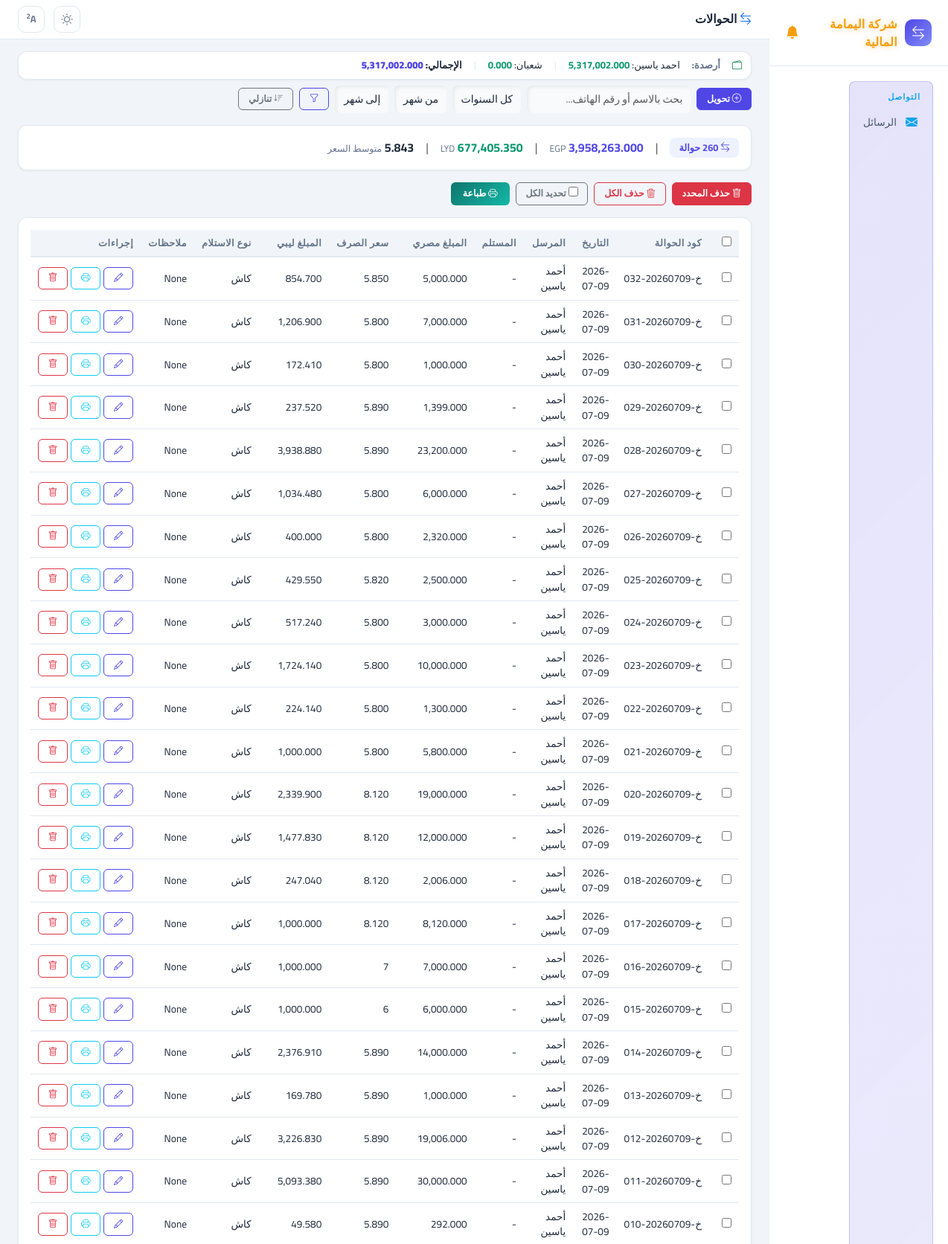
Screenshot of /transactions/ (upper part) with the database file from the repository.
### access_app/models.py (models this page shows, shortened)
class ClientBalance(models.Model):
    name = models.CharField(max_length=200, verbose_name="الاسم")
    phone = models.CharField(max_length=20, verbose_name="رقم الهاتف", blank=True, null=True)
    egp_balance = models.FloatField(verbose_name="الرصيد المصري", default=0)
    lyd_balance = models.FloatField(verbose_name="الرصيد الليبي", default=0)
    last_updated = models.DateTimeField(verbose_name="آخر تحديث", auto_now=True)
    class Meta:
        verbose_name = "رصيد عميل"
        verbose_name_plural = "أرصدة العملاء"

class Database(models.Model):
    transfered_amount = models.FloatField(verbose_name="المبلغ المحول", null=True, blank=True)
    date = models.DateField(verbose_name="التاريخ", null=True, blank=True)
    time = models.TimeField(verbose_name="الوقت", null=True, blank=True)
    office_name = models.ForeignKey(OfficeName, on_delete=models.SET_NULL, null=True, blank=True, verbose_name="اسم المكتب")
    order_number = models.CharField(max_length=200, verbose_name="رقم الطلب", null=True, blank=True)
    order_type = models.ForeignKey(OrderType, on_delete=models.SET_NULL, null=True, blank=True, verbose_name="نوع الطلب")
    sender_name = models.CharField(max_length=200, verbose_name="اسم المرسل", null=True, blank=True)
    sender_tele = models.CharField(max_length=200, verbose_name="هاتف المرسل", null=True, blank=True)
    receiver_region = models.CharField(max_length=200, verbose_name="منطقة المستلم", null=True, blank=True)
    transfer_type = models.ForeignKey(TransferType, on_delete=models.SET_NULL, null=True, blank=True, verbose_name="نوع التحويل")
    transfer_amount = models.FloatField(verbose_name="مبلغ التحويل", null=True, blank=True)
    exchange_rate = models.FloatField(verbose_name="سعر الصرف", null=True, blank=True)
    remarks = models.TextField(verbose_name="ملاحظات", null=True, blank=True)
    receiver_name = models.CharField(max_length=200, verbose_name="اسم المستلم", null=True, blank=True)
    receiver_tele = models.CharField(max_length=200, verbose_name="هاتف المستلم", null=True, blank=True)
    from_source = models.ForeignKey(FromSource, on_delete=models.SET_NULL, null=True, blank=True, verbose_name="من")
    class Meta:
        verbose_name = "عملية"
        verbose_name_plural = "العمليات"

class TransferType(models.Model):
    Transfer_type = models.CharField(max_length=200, verbose_name="نوع التحويل")
    class Meta:
        verbose_name = "نوع تحويل"
        verbose_name_plural = "أنواع التحويل"

### access_app/views.py (the view, shortened to what this page needs)
# urls.py: path('transactions/', views.transactions, name='transactions'),
def transactions(request):
    order = request.GET.get("order", "desc")
    order_field = "-id" if order == "desc" else "id"
    qs = Database.objects.select_related("from_source", "office_name", "order_type", "transfer_type").all().order_by(order_field)
    q = request.GET.get("q", "").strip()
    date_from = request.GET.get("date_from", "").strip()
    date_to = request.GET.get("date_to", "").strip()
    year = request.GET.get("year", "").strip()
    month_from = request.GET.get("month_from", "").strip()
    month_to = request.GET.get("month_to", "").strip()
    if date_from:
        qs = qs.filter(date__gte=date_from)
    if date_to:
        qs = qs.filter(date__lte=date_to)
    if year:
        qs = qs.filter(date__year=year)
    if month_from:
        qs = qs.filter(date__month__gte=month_from)
    if month_to:
        qs = qs.filter(date__month__lte=month_to)
    agg = qs.aggregate(
        total_egp=Sum("transfered_amount"),
        total_lyd=Sum("transfer_amount"),
    )
    total_egp_val = agg["total_egp"] or 0
    total_lyd_val = agg["total_lyd"] or 0
    avg_rate = round(total_egp_val / total_lyd_val, 3) if total_lyd_val else 0
    filtered_count = qs.count()
    total_count = Database.objects.count()
    clients, total_egp_clients = _get_clients_with_remaining()
    is_filtered = bool(q or date_from or date_to or year or month_from or month_to)
    return render(request, "transactions_list.html", {
        "title": "الحوالات",
        "transactions": qs,
        "q": q,
        "date_from": date_from,
        "date_to": date_to,
        "selected_year": year,
        "selected_month_from": month_from,
        "selected_month_to": month_to,
        "total_egp": total_egp_val,
        "total_lyd": total_lyd_val,
        "avg_rate": avg_rate,
        "clients": clients,
        "total_egp_clients": total_egp_clients,
        "order": order,
        "filtered_count": filtered_count,
        "total_count": total_count,
        "is_filtered": is_filtered,
    })

### access_app/context_processors.py (called while the page is built, shortened)
def carryover_reminder(request):
    now = datetime.now()
    prev_year = now.year - 1 if now.month == 1 else now.year
    prev_month = 12 if now.month == 1 else now.month - 1
    dismissed = request.session.get("carryover_reminder_dismissed")
    if dismissed == f"{prev_year}-{prev_month}":
        return {"carryover_reminder": None}
    clients = ClientBalance.objects.all().order_by("name")
    warning_clients = []
    for client in clients:
        has_data = Capital.objects.filter(
            client=client, date__year=prev_year, date__month=prev_month
        ).exists()
        if not has_data:
            continue
    if not warning_clients:
        return {"carryover_reminder": None}

def current_user_processor(request):
    user_id = request.session.get("user_id")
    if user_id:
        try:
            user = SystemUser.objects.get(id=user_id)
            return {"current_user": user}
        except SystemUser.DoesNotExist:
            pass
    return {"current_user": None}

def maintenance_processor(request):
    from .models import SystemSetting
    setting = SystemSetting.get()
    return {"maintenance_mode": setting.maintenance_mode, "maintenance_message": setting.maintenance_message}

def import_alerts_processor(request):
    unread = ImportAlert.objects.filter(is_read=False).count()
    return {"import_alerts_unread": unread}

### access_app/models.py (called while the page is built)
    @classmethod
    def get(cls):
        obj, _ = cls.objects.get_or_create(id=1)
        return obj

### access_app/templatetags/app_tags.py (called while the page is built)
@register.filter(name="fmt")
def fmt_amount(value):
    try:
        return f"{float(value):,.3f}"
    except (ValueError, TypeError):
        return value or "-"

@register.filter(name="split")
def split_filter(value, sep=","):
    if not value:
        return []
    return str(value).split(sep)

### access_app/views.py (called while the page is built)
def _normalize_arabic(s):
    if not s:
        return ""
    replacements = {'أ': 'ا', 'إ': 'ا', 'آ': 'ا', 'ة': 'ه', 'ى': 'ي', 'ؤ': 'و', 'ئ': 'ي'}
    for old, new in replacements.items():
        s = s.replace(old, new)
    return s.strip()

### access_app/templates/transactions_list.html (shortened to what this page needs)
{% extends "base.html" %}
{% load app_tags %}
{% load l10n %}
{% block page_title %}<i class="bi bi-arrow-left-right text-primary"></i> الحوالات{% endblock %}
{% block content %}
{% if clients %}
<div class="stat-card p-2 mb-2" style="padding:8px 12px !important;">
    <div class="d-flex align-items-center gap-3 flex-wrap" style="font-size:0.82rem;">
        <i class="bi bi-wallet2 text-success"></i>
        <span style="font-weight:700;color:var(--text-muted);">أرصدة:</span>
        {% for c in clients %}
        <span style="white-space:nowrap;">{{ c.name }}: <strong style="color:{% if c.remaining_egp < 0 %}var(--danger){% else %}var(--success){% endif %};">{{ c.remaining_egp|fmt }}</strong></span>
        {% if not forloop.last %}<span style="color:var(--card-border);">|</span>{% endif %}
        {% endfor %}
        <span style="color:var(--card-border);">|</span>
        <span style="white-space:nowrap;font-weight:800;">الإجمالي: <strong style="color:var(--primary);">{{ total_egp_clients|fmt }}</strong></span>
    </div>
</div>
{% endif %}
<div class="d-flex align-items-center gap-2 mb-3 flex-wrap">
    <a href="{% url 'add_transaction' %}" class="btn btn-primary btn-sm"><i class="bi bi-plus-circle"></i> تحويل</a>
    <form method="get" class="d-flex gap-2 align-items-center" id="filterForm">
        <input type="text" name="q" value="{{ q }}" class="form-control form-control-sm" placeholder="بحث بالاسم أو رقم الهاتف..." style="width:220px;border-radius:8px;">
        <select name="year" class="form-select form-select-sm" style="width:auto;">
            <option value="">كل السنوات</option>
        </select>
        <select name="month_from" class="form-select form-select-sm" style="width:auto;">
            <option value="">من شهر</option>
        </select>
        <select name="month_to" class="form-select form-select-sm" style="width:auto;">
            <option value="">إلى شهر</option>
        </select>
        <button type="submit" class="btn btn-outline-primary btn-sm"><i class="bi bi-funnel"></i></button>
    </form>
    <a href="?q={{ q|urlencode }}&order={% if order == 'desc' %}asc{% else %}desc{% endif %}" class="btn btn-outline-secondary btn-sm" style="text-decoration:none">
        <i class="bi bi-sort-{% if order == 'desc' %}down{% else %}up{% endif %}"></i>
        {% if order == 'desc' %}تنازلي{% else %}تصاعدي{% endif %}
    </a>
</div>
<div class="stat-card p-3 mb-3">
    <div class="d-flex gap-3 flex-wrap align-items-center">
        {% if is_filtered %}
        <span style="background:var(--warning-bg);color:var(--warning);padding:4px 12px;border-radius:8px;font-size:.8rem;font-weight:700">
            <i class="bi bi-funnel-fill"></i> فلتر: {{ filtered_count }} من {{ total_count }} حوالة
        </span>
        <span class="text-muted">|</span>
        {% else %}
        <span style="background:var(--primary-bg);color:var(--primary);padding:4px 12px;border-radius:8px;font-size:.8rem;font-weight:700">
            <i class="bi bi-arrow-left-right"></i> {{ total_count }} حوالة
        </span>
        <span class="text-muted">|</span>
        {% endif %}
        <span><strong style="color:var(--primary)">{{ total_egp|fmt }}</strong> <span style="font-size:.78rem;color:var(--text-muted)">EGP</span></span>
        <span class="text-muted">|</span>
        <span><strong style="color:var(--success)">{{ total_lyd|fmt }}</strong> <span style="font-size:.78rem;color:var(--text-muted)">LYD</span></span>
        <span class="text-muted">|</span>
        <span><strong>{{ avg_rate|floatformat:"-3u" }}</strong> <span style="font-size:.78rem;color:var(--text-muted)">متوسط السعر</span></span>
    </div>
</div>
<form id="bulkForm" method="post" action="{% url 'bulk_delete_transactions' %}">
    <div class="d-flex gap-2 mb-3 flex-wrap">
        <button type="button" class="btn btn-danger btn-sm" onclick="deleteSelected()"><i class="bi bi-trash"></i> حذف المحدد</button>
        <button type="button" class="btn btn-outline-danger btn-sm" onclick="clearAll()"><i class="bi bi-trash3"></i> حذف الكل</button>
        <label class="btn btn-outline-secondary btn-sm" style="cursor:pointer;">
            <input type="checkbox" id="selectAll" onchange="toggleAll(this)"> تحديد الكل
        </label>
        <button type="button" class="btn btn-sm" onclick="printPage()" style="background:linear-gradient(135deg,#0f766e,#14b8a6);color:#fff;border:none;padding:6px 16px;border-radius:6px;font-weight:700;margin-left:auto"><i class="bi bi-printer"></i> طباعة</button>
    </div>
    <div class="stat-card p-3">
        <div class="table-responsive">
            <table class="table-app">
                <thead>
                    <tr>
                        <th style="width:40px;"><input type="checkbox" id="selectAllTh" onchange="toggleAll(this)"></th>
                        <th>كود الحوالة</th>
                        <th>التاريخ</th>
                        <th>المرسل</th>
                        <th>المستلم</th>
                        <th>المبلغ مصري</th>
                        <th>سعر الصرف</th>
                        <th>المبلغ ليبي</th>
                        <th>نوع الاستلام</th>
                        <th>ملاحظات</th>
                        <th>إجراءات</th>
                    </tr>
                </thead>
                <tbody>
                    {% for t in transactions %}
                    <tr id="{% if forloop.first %}firstRow{% endif %}{% if forloop.last %}lastRow{% endif %}" style="cursor:pointer" onclick="if(event.target.tagName!=='INPUT'&&event.target.tagName!=='A'&&event.target.tagName!=='I'&&!event.target.closest('a'))window.location='{% url 'edit_transaction' t.id %}'">
                        <td><input type="checkbox" name="ids" value="{{ t.id }}" class="row-check"></td>
                        <td>{{ t.order_number|default:t.id }}</td>
                        <td>{{ t.date|date:"Y-m-d" }}</td>
                        <td>{{ t.sender_name|default:"-" }}</td>
                        <td>{{ t.receiver_name|default:"-" }}</td>
                        <td>{{ t.transfered_amount|fmt }}</td>
                        <td>{{ t.exchange_rate|floatformat:"-3u" }}</td>
                        <td>{{ t.transfer_amount|fmt }}</td>
                        <td>{{ t.transfer_type.Transfer_type|default:"-" }}</td>
                        <td>{{ t.remarks|truncatechars:30|default:"" }}</td>
                        <td onclick="event.stopPropagation()">
                            <div class="d-flex gap-1">
                                <a href="{% url 'edit_transaction' t.id %}" class="btn btn-outline-primary btn-sm"><i class="bi bi-pencil"></i></a>
                                <a href="{% url 'transaction_receipt' t.id %}" class="btn btn-outline-info btn-sm" target="_blank"><i class="bi bi-printer"></i></a>
                                <a href="{% url 'delete_transaction' t.id %}" class="btn btn-outline-danger btn-sm" onclick="return confirm('حذف هذه الحوالة؟')"><i class="bi bi-trash"></i></a>
                            </div>
                        </td>
                    </tr>
                    {% empty %}
                    <tr><td colspan="11" class="text-center text-muted">لا توجد حوالات</td></tr>
                    {% endfor %}
                </tbody>
            </table>
        </div>
    </div>
</form>
{% endblock %}

### access_app/templates/base.html (shortened to what this page needs)
<!DOCTYPE html>
<html lang="ar" dir="rtl">
<head>
    <link href="https://cdn.jsdelivr.net/npm/bootstrap@5.3.0/dist/css/bootstrap.min.css" rel="stylesheet">
    <link href="https://cdn.jsdelivr.net/npm/bootstrap-icons@1.11.0/font/bootstrap-icons.css" rel="stylesheet">
</head>
<body>
    <div class="app-layout">
        <div class="sidebar" id="sidebar">
            <div class="brand">
                <div class="logo"><i class="bi bi-arrow-left-right"></i></div>
                <span>شركة اليمامة المالية</span>
                <div style="margin-right:auto;position:relative;cursor:pointer" onclick="window.location.href='{% url 'messages_inbox' %}'" title="الرسائل">
                    <i class="bi bi-bell-fill" style="font-size:1.1rem;color:#f59e0b;animation:none" id="bellIcon"></i>
                </div>
            </div>
            <div class="nav">
                <div class="sec-box" style="margin-top:8px">
                    <div class="nav-section" style="color:#0ea5e9;padding:4px 8px 6px;">التواصل</div>
                    <a href="{% url 'messages_inbox' %}" class="nav-item" style="padding:7px 10px;{% if '/messages/' in request.path %}background:var(--sidebar-active);color:#fff;{% endif %}">
                        <i class="bi bi-envelope-fill" style="color:#0ea5e9;"></i> الرسائل
                    </a>
                </div>
            </div>
        </div>
        <div class="main-area">
            <div class="topbar">
                <div class="page-title">
                    <h4>{% block page_title %}{% endblock %}</h4>
                </div>
                <div class="topbar-actions">
                    <div class="btn-icon" data-action="toggleTheme" title="السمات اللونية"><i class="bi bi-palette" id="themeIcon"></i></div>
                    <div class="btn-icon" data-action="toggleFontSize" title="حجم الخط" style="font-weight:700;font-size:0.8rem;"><span id="fontIcon">A</span><sup id="fontSizeLabel" style="font-size:0.6rem;">1</sup></div>
                </div>
            </div>
            <div class="page-content">
                {% block content %}{% endblock %}
            </div>
        </div>
    </div>
</body>
</html>

### access_app/templates/transactions_list.html (style rules this page uses)
.table-app { font-size: 0.85rem !important; }
.table-app thead th { font-size: 0.8rem !important; padding: 8px 10px !important; }
.table-app tbody td { padding: 8px 10px !important; }

### rows the page displays
ClientBalance: name "احمد ياسين", remaining_egp|fmt "5,317,002.000"
ClientBalance: name "شعبان", remaining_egp|fmt "0.000"
Database: order_number "خ-20260709-032", date "2026-07-09", sender_name "أحمد ياسين", receiver_name "-", transfered_amount|fmt "5,000.000", exchange_rate "5.850", transfer_amount|fmt "854.700", transfer_type.Transfer_type "كاش", remarks "None"
Database: order_number "خ-20260709-031", date "2026-07-09", sender_name "أحمد ياسين", receiver_name "-", transfered_amount|fmt "7,000.000", exchange_rate "5.800", transfer_amount|fmt "1,206.900", transfer_type.Transfer_type "كاش", remarks "None"
Database: order_number "خ-20260709-030", date "2026-07-09", sender_name "أحمد ياسين", receiver_name "-", transfered_amount|fmt "1,000.000", exchange_rate "5.800", transfer_amount|fmt "172.410", transfer_type.Transfer_type "كاش", remarks "None"
Database: order_number "خ-20260709-029", date "2026-07-09", sender_name "أحمد ياسين", receiver_name "-", transfered_amount|fmt "1,399.000", exchange_rate "5.890", transfer_amount|fmt "237.520", transfer_type.Transfer_type "كاش", remarks "None"
Database: order_number "خ-20260709-028", date "2026-07-09", sender_name "أحمد ياسين", receiver_name "-", transfered_amount|fmt "23,200.000", exchange_rate "5.890", transfer_amount|fmt "3,938.880", transfer_type.Transfer_type "كاش", remarks "None"
Database: order_number "خ-20260709-027", date "2026-07-09", sender_name "أحمد ياسين", receiver_name "-", transfered_amount|fmt "6,000.000", exchange_rate "5.800", transfer_amount|fmt "1,034.480", transfer_type.Transfer_type "كاش", remarks "None"
Database: order_number "خ-20260709-026", date "2026-07-09", sender_name "أحمد ياسين", receiver_name "-", transfered_amount|fmt "2,320.000", exchange_rate "5.800", transfer_amount|fmt "400.000", transfer_type.Transfer_type "كاش", remarks "None"
Database: order_number "خ-20260709-025", date "2026-07-09", sender_name "أحمد ياسين", receiver_name "-", transfered_amount|fmt "2,500.000", exchange_rate "5.820", transfer_amount|fmt "429.550", transfer_type.Transfer_type "كاش", remarks "None"
Database: order_number "خ-20260709-024", date "2026-07-09", sender_name "أحمد ياسين", receiver_name "-", transfered_amount|fmt "3,000.000", exchange_rate "5.800", transfer_amount|fmt "517.240", transfer_type.Transfer_type "كاش", remarks "None"
Database: order_number "خ-20260709-023", date "2026-07-09", sender_name "أحمد ياسين", receiver_name "-", transfered_amount|fmt "10,000.000", exchange_rate "5.800", transfer_amount|fmt "1,724.140", transfer_type.Transfer_type "كاش", remarks "None"
Database: order_number "خ-20260709-022", date "2026-07-09", sender_name "أحمد ياسين", receiver_name "-", transfered_amount|fmt "1,300.000", exchange_rate "5.800", transfer_amount|fmt "224.140", transfer_type.Transfer_type "كاش", remarks "None"
Database: order_number "خ-20260709-021", date "2026-07-09", sender_name "أحمد ياسين", receiver_name "-", transfered_amount|fmt "5,800.000", exchange_rate "5.800", transfer_amount|fmt "1,000.000", transfer_type.Transfer_type "كاش", remarks "None"
Database: order_number "خ-20260709-020", date "2026-07-09", sender_name "أحمد ياسين", receiver_name "-", transfered_amount|fmt "19,000.000", exchange_rate "8.120", transfer_amount|fmt "2,339.900", transfer_type.Transfer_type "كاش", remarks "None"
Database: order_number "خ-20260709-019", date "2026-07-09", sender_name "أحمد ياسين", receiver_name "-", transfered_amount|fmt "12,000.000", exchange_rate "8.120", transfer_amount|fmt "1,477.830", transfer_type.Transfer_type "كاش", remarks "None"
Database: order_number "خ-20260709-018", date "2026-07-09", sender_name "أحمد ياسين", receiver_name "-", transfered_amount|fmt "2,006.000", exchange_rate "8.120", transfer_amount|fmt "247.040", transfer_type.Transfer_type "كاش", remarks "None"
Database: order_number "خ-20260709-017", date "2026-07-09", sender_name "أحمد ياسين", receiver_name "-", transfered_amount|fmt "8,120.000", exchange_rate "8.120", transfer_amount|fmt "1,000.000", transfer_type.Transfer_type "كاش", remarks "None"
Database: order_number "خ-20260709-016", date "2026-07-09", sender_name "أحمد ياسين", receiver_name "-", transfered_amount|fmt "7,000.000", exchange_rate "7", transfer_amount|fmt "1,000.000", transfer_type.Transfer_type "كاش", remarks "None"
Database: order_number "خ-20260709-015", date "2026-07-09", sender_name "أحمد ياسين", receiver_name "-", transfered_amount|fmt "6,000.000", exchange_rate "6", transfer_amount|fmt "1,000.000", transfer_type.Transfer_type "كاش", remarks "None"
Database: order_number "خ-20260709-014", date "2026-07-09", sender_name "أحمد ياسين", receiver_name "-", transfered_amount|fmt "14,000.000", exchange_rate "5.890", transfer_amount|fmt "2,376.910", transfer_type.Transfer_type "كاش", remarks "None"
Database: order_number "خ-20260709-013", date "2026-07-09", sender_name "أحمد ياسين", receiver_name "-", transfered_amount|fmt "1,000.000", exchange_rate "5.890", transfer_amount|fmt "169.780", transfer_type.Transfer_type "كاش", remarks "None"
Database: order_number "خ-20260709-012", date "2026-07-09", sender_name "أحمد ياسين", receiver_name "-", transfered_amount|fmt "19,006.000", exchange_rate "5.890", transfer_amount|fmt "3,226.830", transfer_type.Transfer_type "كاش", remarks "None"
Database: order_number "خ-20260709-011", date "2026-07-09", sender_name "أحمد ياسين", receiver_name "-", transfered_amount|fmt "30,000.000", exchange_rate "5.890", transfer_amount|fmt "5,093.380", transfer_type.Transfer_type "كاش", remarks "None"
Database: order_number "خ-20260709-010", date "2026-07-09", sender_name "أحمد ياسين", receiver_name "-", transfered_amount|fmt "292.000", exchange_rate "5.890", transfer_amount|fmt "49.580", transfer_type.Transfer_type "كاش", remarks "None"

### other values shown
{{ total_egp_clients|fmt }} "5,317,002.000"
{{ total_count }} "260"
{{ total_egp|fmt }} "3,958,263.000"
{{ total_lyd|fmt }} "677,405.350"
{{ avg_rate|floatformat:"-3u" }} "5.843"
